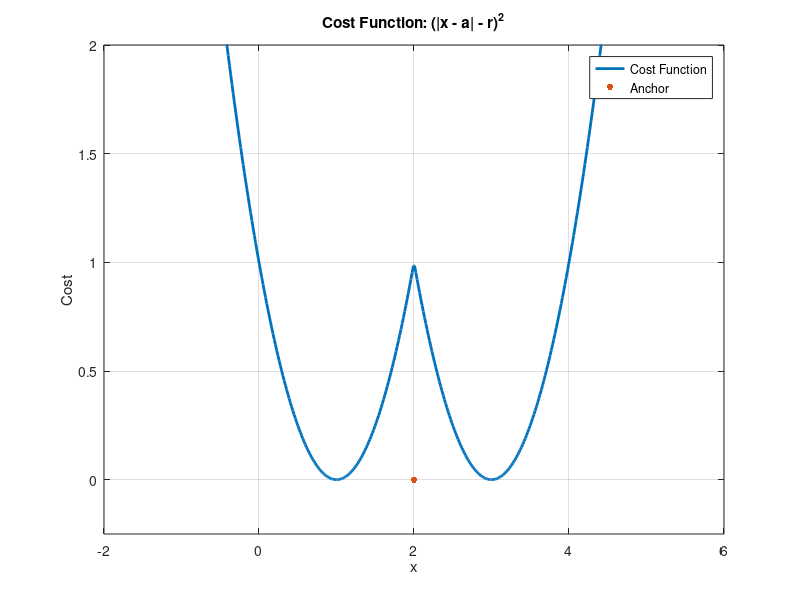
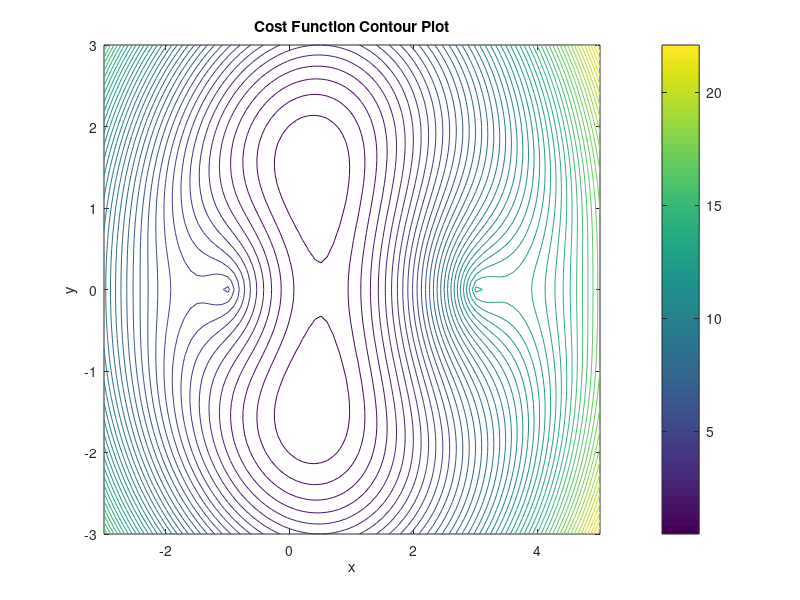
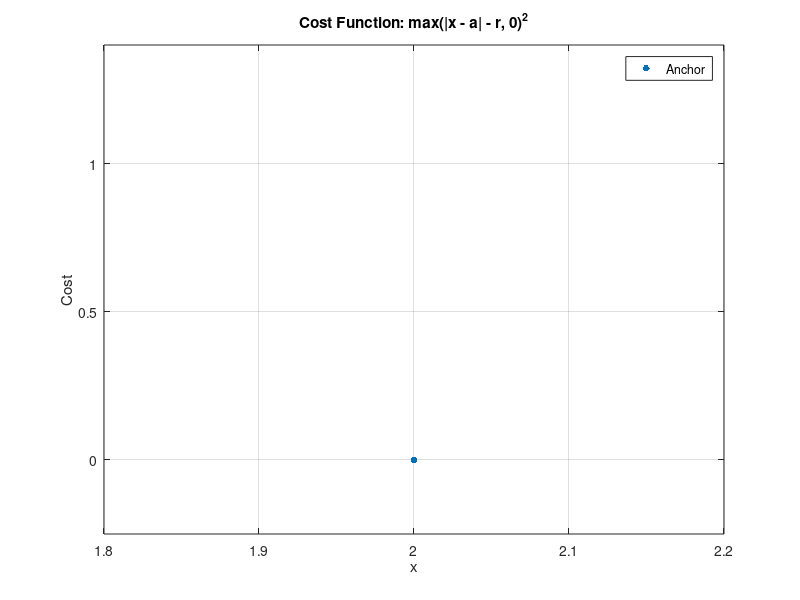
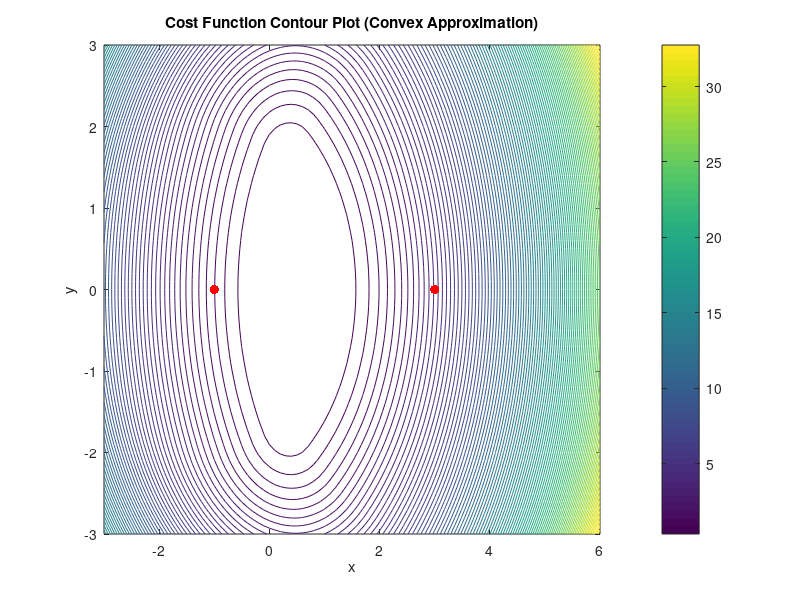

These charts were generated, in order, by the following MATLAB code: (Note: this script raises an error after producing the figures.)
% %   OPTIMIZATION AND ALGORITHMS 2023/2024
%  
% %   INSTITUTO SUPERIOR TÉCNICO MEEC
% 
% %   Author: João Castelo Branco, Mike, Rodas e Bernas
% 
% %   This file contains the Matlab resolution of Tasks 1-16 of the course's
% %   project.

%% Task1 
clear;
close all;
clc;

% Define the anchor location and measured range
a = 2;
r = 1;

% Define a range of x values for plotting
x = linspace(-2, 6, 500);  

% Calculate the cost function: (|x - a| - r)^2
cost = (abs(x - a) - r).^2;

% Plot the cost function
plot(x, cost, 'LineWidth',2,'DisplayName', 'Cost Function');
hold;
plot(2, 0, '.', 'MarkerSize', 15, 'DisplayName', 'Anchor'); % Display an Anchor
set(gca, 'YLim', [-0.25, 2]); % Set Limits on Y Axis
xlabel('x');
ylabel('Cost');
title('Cost Function: (|x - a| - r)^2');
grid on;
legend('Location', 'Best'); % Add Legend
saveas(gcf,"Task1.png");


% Comment: The cost function ( |x - a| - r )^2 indicates inconsistency
% between predicted and measured ranges for a target's position estimation.
% With symmetry around a = 2, it exhibits multiple minima (x=1 and x=3), implying ambiguity
% in localizing the target. The cost sharply increases away from these minima,
% emphasizing sensitivity to position deviations. The target may be in one
% of those positions.



%% Task2
clear;
close all;
clc;

% Define anchor locations and range measurements
a1 = [-1, 0];
a2 = [3, 0];
r1 = 2;
r2 = 3;

% Define a grid of x and y values for contour plot
x = -3:0.1:5;
y = -3:0.1:3;
[X, Y] = meshgrid(x, y);

% Initialize the cost function matrix
cost = zeros(size(X));

% Calculate the cost function for each point in the grid
for i = 1:numel(X)
    x_current = [X(i), Y(i)]; % Current (x, y) position
    cost(i) = ((norm(x_current - a1) - r1)^2) + ((norm(x_current - a2) - r2)^2);
end

% Create a contour plot of the cost function
figure;
c = contour(X, Y, cost, 50); % Adjust the number of contour lines as needed
%surf(X,Y,cost)
hold;
%plot(a1(1), a1(2), 'r.', 'MarkerSize', 20); % Display an Anchor
%plot(a2(1), a2(2), 'r.', 'MarkerSize', 20); % Display an Anchor
xlabel('x');
ylabel('y');
title('Cost Function Contour Plot');
colorbar;
saveas(gcf,"Task2.png");

% Minimizer Uniqueness: 
% The minimizer for this problem is not unique because there are two intersection 
% points in the 2D plane, resulting in two potential target positions. 
% This non-uniqueness arises from the inherent geometric nature of intersecting circles.
% 
% Choosing Anchors for a Unique Minimizer: 
% To achieve a cost function with a 
% single global minimizer (excluding "degenerate" configurations), you would 
% need a minimum of three non-collinear anchor points. With three such anchors 
% and their respective range measurements, you can uniquely determine the 
% target's position using trilateration, as it involves solving a system of 
% equations with three unknowns (x, y, and potentially z in 3D) and three 
% equations derived from the range measurements. This provides a unique 
% solution and eliminates the ambiguity present in the two-anchor scenario.




%% Task3a - Repetition of task 1 with convex approximation
clear;
close all;
clc;

% Define the anchor location and measured range
a = 2;
r = 1;

% Define a range of x values for plotting
x = linspace(0, 4, 500);

% Calculate the cost function using the convex approximation
cost = max(abs(x - a) - r, 0).^2;

% Plot the cost function
plot(x, cost, 'LineWidth',2,'DisplayName', 'Cost Function');
hold;
plot(a, 0, '.', 'MarkerSize', 15, 'DisplayName', 'Anchor'); % Display an Anchor
set(gca, 'YLim', [-0.25, 1.4]); % Set Limits on Y Axis
xlabel('x');
ylabel('Cost');
title('Cost Function: max(|x - a| - r, 0)^2');
grid on;
legend('Location', 'Best'); % Add Legend
saveas(gcf,"Task3a.png");



%% Task3b - Repetition of task 2 with convex approximation
clear;
close all;
clc;

% Define anchor locations and range measurements
a1 = [-1, 0];
a2 = [3, 0];
r1 = 2;
r2 = 3;

% Define a grid of x and y values for contour plot
x = -3:0.1:6;
y = -3:0.1:3;
[X, Y] = meshgrid(x, y);

% Initialize the cost function matrix
cost = zeros(size(X));

% Calculate the cost function using the convex approximation
for i = 1:numel(X)
    x_current = [X(i), Y(i)]; % Current (x, y) position
    cost(i) = max(norm(x_current - a1) - r1, 0)^2 + max(norm(x_current - a2) - r2, 0)^2;
end

% Create a contour plot of the cost function
figure;
contour(X, Y, cost, 100); % Adjust the number of contour lines as needed
hold;
plot(a1(1), a1(2), 'r.', 'MarkerSize', 20); % Display an Anchor
plot(a2(1), a2(2), 'r.', 'MarkerSize', 20); % Display an Anchor
xlabel('x');
ylabel('y');
title('Cost Function Contour Plot (Convex Approximation)');
colorbar;
saveas(gcf,"Task3b.png");

%Cost function
figure;
surf(X, Y, cost);
xlabel('x');
ylabel('y');
zlabel('Cost');
title('Cost Function 3D Plot');


% In both tasks 3a and 3b, applying convex approximations to the cost functions 
% did not reduce the ambiguity in solutions; it may have even increased it. 
% The inherent problem of multiple potential solutions in localization scenarios
% with intersecting circles persisted, highlighting that convex relaxations 
% may not eliminate ambiguity.



%% Task 4a 
clear;
close all;
clc;

%cvx_quiet(true); % Suppress CVX output

% Define the anchor location and measured range
a = 2;
r = 1;

x = linspace(0, 4, 500);
cost = max(abs(x - a) - r, 0).^2;

% Create CVX variable
cvx_begin quiet
    variable xs(1)
    
    % Define the cost function using the convex approximation
    minimize (square_pos(norm(xs - a) - r))
cvx_end

% Display the results
disp('CVX Solution:');
disp(['Target Position: x = ' num2str(xs) ' ']);

plot(x, cost, 'LineWidth',2,'DisplayName', 'Cost Function');
hold;
plot(xs, 0, '.', 'MarkerSize', 15, 'DisplayName', 'CVX Solution'); % Display an Anchor
set(gca, 'YLim', [-0.25, 2]); % Set Limits on Y Axis
xlabel('x');
ylabel('Cost');
title('Cost Function: (|x - a| - r)^2 Convex Aproximation');
grid on;
legend('Location', 'Best'); % Add Legend
saveas(gcf,"Task4a.png");




%% Task 4b - Solve the 2D localization problem in CVX with convex approximation
clear;
close all;
clc;

% Define anchor locations and range measurements
a1 = [-1, 0];
a2 = [3, 0];
r1 = 2;
r2 = 3;

% Define a grid of x and y values for contour plot
x = -3:0.1:6;
y = -3:0.1:3;
[X, Y] = meshgrid(x, y);

% Initialize the cost function matrix
cost = zeros(size(X));

% Calculate the cost function using the convex approximation
for i = 1:numel(X)
    x_current = [X(i), Y(i)]; % Current (x, y) position
    cost(i) = max(norm(x_current - a1) - r1, 0)^2 + max(norm(x_current - a2) - r2, 0)^2;
end

% Create CVX variables for the target's 2D position
cvx_begin quiet
    variable xs(2)
    
    % Define the cost function using the convex approximation
    minimize (square_pos(norm(xs - a1') - r1) + square_pos(norm(xs - a2') - r2))
cvx_end

% Display the results
disp('CVX Solution:');
disp(['Target Position (x, y): (' num2str(x(1)) ', ' num2str(x(2)) ')']);

% Create a contour plot of the cost function
figure;
contour(X, Y, cost, 100); % Adjust the number of contour lines as needed
hold;
plot(xs(1), xs(2), 'r.', 'MarkerSize', 20); % Display an Anchor
xlabel('x');
ylabel('y');
title('Cost Function Contour Plot (Convex Approximation)');
colorbar;
saveas(gcf,"Task4b.png");


% In the context of localization problems, it's important to note that applying 
% the convex approximation, as demonstrated in Task 4, indeed imparts convexity 
% to the optimization problems. This feature eliminates the need to provide an 
% initial estimate of the solution, as CVX can effectively handle convex 
% optimization tasks.
% 
% However, a critical observation emerges: the use of convex approximation, 
% while ensuring convexity, may increase the inherent ambiguity of the solution 
%     in localization problems. As a result, the optimization process may yield 
%     ambiguous or incorrect results, as seen in Task 4a and 4b.
% 
% In summary, the convex approximation, although suitable for convex 
% optimization, may not fully resolve the fundamental issue of ambiguity in 
% localization problems. Localization problems, by their nature, can still 
% exhibit multiple potential solutions, leading to incorrect outcomes even 
% when convex optimization tools like CVX are employed. Therefore, for 
% localization tasks with inherent ambiguity, it remains essential to consider 
% specialized non-convex optimization techniques and provide initial estimates 
% to guide the optimization process towards accurate solutions.


%% Task 5

% Exercício teórico: resolver em papel? Como introduzir no relatório?
% 
% Nota: Foi resolvido nas aulas teóricas e a solução está antes da task 6...



%% Task 6

% Exercício teórico

% Incorporating angular information into localization problems offers a 
% powerful means to disambiguate solutions. While relaxing the range terms in
% the cost function provides convexity, it can increase the ambiguity of the 
% solution. However, by adding angular information through distinct directions 
% (uk), we can significantly enhance the problem's clarity.
% 
% If all directions (uk) are distinct, the minimum number required to ensure 
% a unique solution, regardless of the range terms, is two. In a 2D localization 
% problem, having two unique directions allows us to determine both the 
% position and orientation of the target uniquely. This is achieved by 
% removing angular ambiguity, as the two directions provide orthogonal 
% reference frames.
% 
% Importantly, to guarantee a unique solution, it is essential that the 
% angular direction of the target relative to each of these two possible 
% anchors is not the same. In other words, the three vectors (directions 
% from the target to the two anchors and their relative positions) should 
% not be collinear. This condition ensures that the angular information 
% provided by the distinct directions is non-redundant and contributes to 
% the unequivocal determination of the target's position and orientation.


%% Task 7a
% Scenario (i) - Single Anchor
clear;
close all;
clc;

% Define anchor location and angle in polar coordinates (40 degrees)
a = [-1, 0];
u_angle = deg2rad(40); % Angle in radians

% Create a grid of x and y values for the contour plot
x = -3:0.1:2;
y = -2:0.1:2;
[X, Y] = meshgrid(x, y);

% Initialize the cost function matrix
cost = zeros(size(X));

direction = [cos(u_angle), sin(u_angle)]; % Convert polar angle to direction vector

% Calculate the cost function for each point in the grid
for i = 1:numel(X)
    x_current = [X(i), Y(i)]; % Current (x, y) position
    cost(i) = norm((eye(2) - direction' * direction) * (x_current - a)')^2;
end

% Create a contour plot of the cost function
figure;
contour(X, Y, cost, 100); % Adjust the number of contour lines as needed
%surf(X,Y,cost)
xlabel('x');
ylabel('y');
title('Angular Cost Function Contour Plot - u = 40º');
colorbar;

% Add marker for anchor position
hold on;
quiver(a(1), a(2), direction(1), direction(2), 'b', 'LineWidth', 1, 'MaxHeadSize', 0.5);
plot(a(1), a(2), 'r.', 'MarkerSize', 15);
hold off;

saveas(gcf,"Task7a.png");


%% 7b

% Scenario (ii) - Two Anchors
clear;
close all;
clc;

% Define anchor locations and angles in polar coordinates (40 degrees and 140 degrees)
a1 = [-1, 0];
a2 = [3, 0];
u1_angle = deg2rad(40); % Angle in radians
u2_angle = deg2rad(140); % Angle in radians

% Create a grid of x and y values for the contour plot
x = -6:0.1:9;
y = -2:0.1:5;
[X, Y] = meshgrid(x, y);

% Initialize the cost function matrix
cost = zeros(size(X));

direction1 = [cos(u1_angle), sin(u1_angle)]; % Convert polar angle to direction vector for u1
direction2 = [cos(u2_angle), sin(u2_angle)]; % Convert polar angle to direction vector for u2

% Calculate the cost function for each point in the grid
for i = 1:numel(X)
    x_current = [X(i), Y(i)]; % Current (x, y) position
    cost1 = norm((eye(2) - direction1' * direction1) * (x_current - a1)')^2;
    cost2 = norm((eye(2) - direction2' * direction2) * (x_current - a2)')^2;
    cost(i) = cost1 + cost2;
end

% Create a contour plot of the cost function
figure;
contour(X, Y, cost, 100); % Adjust the number of contour lines as needed
%surf(X,Y,cost);
xlabel('x');
ylabel('y');
title('Angular Cost Function Contour Plot - u1 = 40º and u2 = 140º');
set(gca, 'YLim', [-2, 5]); % Set Limits on Y Axis
colorbar;

% Add markers for anchor positions
hold on;
quiver(a1(1), a1(2), direction1(1), direction1(2), 'b', 'LineWidth', 1, 'MaxHeadSize', 0.5);
quiver(a2(1), a2(2), direction2(1), direction2(2), 'b', 'LineWidth', 1, 'MaxHeadSize', 0.5);
plot(a1(1), a1(2), 'r.', 'MarkerSize', 15);
plot(a2(1), a2(2), 'r.', 'MarkerSize', 15);
hold off;

saveas(gcf,"Task7b.png");


%% Task 8

clear;
close all;
clc;

% Define anchor locations and range measurements
a1 = [-1, 0];
a2 = [3, 0];
r1 = 2;
r2 = 3;

% Create CVX variables for the target's 2D position
cvx_begin quiet
    variable x(2)
    
    % Define the cost function using the convex approximation with angular terms
    term1 = square_pos(norm(x - a1') - r1);
    term2 = square_pos(norm(x - a2') - r2);
    angular_term1 = norm((eye(2) - [cosd(40); sind(40)]*[cosd(40) sind(40)])*(x - a1'));
    angular_term2 = norm((eye(2) - [cosd(140); sind(140)]*[cosd(140) sind(140)])*(x - a2'));
    
    minimize (term1 + term2 + angular_term1 + angular_term2)
cvx_end

% Display the results
disp('CVX Solution:');
disp(['Target Position (x, y): (' num2str(x(1)) ', ' num2str(x(2)) ')']);


% In comparing the outcomes of Task 4b and its angular version, it becomes 
% evident that the inclusion of angular measurements significantly reduces 
% ambiguity in the localization problem. In the initial version, without angular 
% information, the solution exhibited notable ambiguity, yielding 
% 'Target Position (x, y): (0.50991, 0).' This result indicated the challenges 
% posed by the inherent ambiguity in range-based localization.
% 
% However, in the angular version with angular measurements at 40° and 140°, 
% the ambiguity is notably diminished. The solution obtained was 
% 'Target Position (x, y): (0.90929, 1.6021),' which aligns more closely 
% with our expectations and reflects a more reasonable estimate of the 
% target's position. This underscores the value of incorporating angular data 
% into localization problems to enhance the accuracy and reliability of the 
% solutions obtained



%% Task 9 and 10 - Trajectory Estimation with Motion

close all;
clear;
clc;

figure;
xlim([-21, 21]);
ylim([-21, 21]);
grid on;
hold on;
xlabel('X (meters)');
ylabel('Y (meters)');
title('Generated 2D Trajectory with Anchors');

%%%%%%%%%%%%%%%%%%%%%%%%%%%%%%%%%%%%%%%%%%%%%%%%%%%%%%%%%%%%%%%%%%%%%%%%%%%
% Define the bounding box and scaling factors
x_min = -20;
x_max = 20;
y_min = -20;
y_max = 20;


%%%%%%%%%%%%%%%%%%%%%%%%%%%%%%%%%%%%%%%%%%%%%%%%%%%%%%%%%%%%%%%%%%%%%%%%%%%
% Generate the bounding box vertices
box_vertices = [x_min, y_min; x_min, y_max; x_max, y_min; x_max, y_max];

%%%%%%%%%%%%%%%%%%%%%%%%%%%%%%%%%%%%%%%%%%%%%%%%%%%%%%%%%%%%%%%%%%%%%%%%%%%
% Place static anchors near the box vertices (adjust positions as needed)
anchors = box_vertices - 1 + 2*rand(4, 2);
plot(anchors(:, 1), anchors(:, 2), 'bo', 'MarkerSize', 7, 'MarkerFaceColor', 'b');

% Plot the actual bounding box
rectangle('Position', [x_min, y_min, x_max - x_min, y_max - y_min], 'LineWidth', 0.5);

%%%%%%%%%%%%%%%%%%%%%%%%%%%%%%%%%%%%%%%%%%%%%%%%%%%%%%%%%%%%%%%%%%%%%%%%%%%
% Defining trajectory mandatory points

disp(' ')
disp('Use the mouse to input via points for the reference trajectory.');
disp('Press --button 3-- to end the input.');
disp(' ');
button = 1;
k = 1;


while button == 1
    [x(k), y(k), button] = ginput(1);
    
    % Ensure points stay within the bounding box
    x(k) = max(min(x(k), x_max), x_min);
    y(k) = max(min(y(k), y_max), y_min);
    
    plot(x(k), y(k), 'r+', 'Linewidth', 2);
    k = k + 1;
end

drawnow;
disp(' ')
disp(['There are ', num2str(k-1), ' points to interpolate from.'])

%%%%%%%%%%%%%%%%%%%%%%%%%%%%%%%%%%%%%%%%%%%%%%%%%%%%%%%%%%%%%%%%%%%%%%%%%%%
% Trajectory generation using cubic splines

npt = length(x);        % number of via points, including initial and final
nvia = 0:1:npt-1;

csinterp_x = csapi(nvia, x);
csinterp_y = csapi(nvia, y);

T = 75; %number of samples
time = linspace(0, npt-1, T); 
xx = fnval(csinterp_x, time);
yy = fnval(csinterp_y, time);

% Plot the generated trajectory ('real one')
plot(xx, yy, 'ro-');

% Simulate target motion and record measurements
sample_rate = 2; % Hz
dt = 1 / sample_rate;
trajectory = [xx; yy];

% Initialize arrays to store measurements
ranges = zeros(T, 4); % Four anchors
angles = zeros(T, 4); % Four anchors
velocities = zeros(2, T);

for t = 1:T
    % Simulate target motion
    if t == 1
        delta_position = trajectory(:, t+1) - trajectory(:, t); %initial speed
        velocity = (delta_position) / dt; 
    elseif t == T 
        delta_position = trajectory(:, t-1) - trajectory(:, t); %final speed
        velocity = (delta_position) / dt;  
    else
        % Compute velocity from consecutive positions
        delta_position = trajectory(:, t+1) - trajectory(:, t-1); %formula 3 do enunciado
        velocity = (delta_position) / (2*dt);
    end
    
    velocities(:, t) = 0.8*velocity; %Set of velocity vectors (0.8 introduces an inconsistency)
    
    % Compute range and angle measurements for each anchor
    for anchor_idx = 1:4
        anchor_position = anchors(anchor_idx, :);
        target_position = trajectory(:, t)';
        delta = target_position - anchor_position;
        range = norm(delta);
        angle = atan2(delta(2), delta(1));
        
        ranges(t, anchor_idx) = range;
        angles(t, anchor_idx) = rad2deg(angle); %save angle in degrees
    end
end

% We saved ranges, angles and velocities

%%%%%%%%%%%%%%%%%%%%%%%%%%%%%%%%%%%%%%%%%%%%%%%%%%%%%%%%%%%%%%%%%%%%%%%%%%%
% Define optimization variables and find optimal trajectory for obtained
% measurements


mu = 100; % Value of mu


cvx_begin quiet
    variable x(2, T)
    
    % Define the cost function
    cost = 0;
    for t = 1:T
        
        %Range measurements part
        for anchor_idx = 1:4
            anchor_position = anchors(anchor_idx, :);
            delta = x(:, t) - anchor_position';
            range = norm(delta);
            cost = cost + square_pos(range - ranges(t, anchor_idx));
        end
        
        %Velocities part
        if t == T
            veloc = (x(:, t-1) - x(:, t))/dt;
        elseif t == 1
            veloc = (x(:, t+1) - x(:, t))/dt;
        else
            veloc = (x(:, t+1) - x(:, t-1))/(2*dt);
        end
            
        cost = cost + mu * square_pos(norm(veloc - velocities(:, t)));
    end
    
    minimize(cost)  
cvx_end

%%%%%%%%%%%%%%%%%%%%%%%%%%%%%%%%%%%%%%%%%%%%%%%%%%%%%%%%%%%%%%%%%%%%%%%%%%%
% Plot the optimizated trajectory 
for t = 1:T
    plot(x(1, t), x(2, t), 'bx');
end


% Task 10 conclusion
%
% The objective of Task 10 is to investigate the influence of the parameter μ 
% on the trajectory estimation problem. By varying the value of μ, we can observe 
% how the optimization process balances the significance of the velocity 
% measurements against the range measurements. This allows us to evaluate 
% the trade-off between these two sources of information in the trajectory 
% estimation process.
% 
% When we set μ to a very small value, such as μ = 0.01, the optimization 
% trajectory closely aligns with the trajectory defined by interpolation. 
% In this scenario, the term in the cost function associated with velocity 
% measurements has a relatively low impact. Essentially, it suggests that 
% adhering to velocity constraints is not a critical aspect of the optimization. 
% Consequently, the solution predominantly adheres to the range measurements 
% in the cost function.
% 
% Conversely, when μ is set to a significantly larger value, such as μ = 100, 
% the optimization trajectory appears to be smaller in scale compared to the 
% interpolation-based trajectory. This effect arises from the heightened 
% importance of the term associated with velocity measurements in the cost 
% function. The requirement to satisfy velocity constraints takes precedence 
% over the range constraints in this case.
% 
% In summary, the parameter μ plays a pivotal role in determining the relative 
% significance of velocity measurements in the cost function. A larger μ value 
% places greater importance on velocity requirements, potentially leading to 
% solutions that exhibit inconsistencies with the trajectory derived from range 
% measurements. The choice of μ thus provides a means to fine-tune the balance 
% between the impact of range and velocity measurements in the trajectory 
% estimation process.



%% Task 11
close all;
clear;
clc;

figure(1);
xlim([-21, 21]);
ylim([-21, 21]);
grid on;
hold on;
xlabel('X (meters)');
ylabel('Y (meters)');
title('Generated 2D Trajectory with Anchors');

%Bounding box
x_min = -20;
x_max = 20;
y_min = -20;
y_max = 20;
box_vertices = [x_min, y_min; x_min, y_max; x_max, y_min; x_max, y_max];

%Anchors
anchors = box_vertices - 1 + 2*rand(4, 2);
plot(anchors(:, 1), anchors(:, 2), 'bo', 'MarkerSize', 7, 'MarkerFaceColor', 'b');

% Plot the actual bounding box and defining trajectory mandatory points
rectangle('Position', [x_min, y_min, x_max - x_min, y_max - y_min], 'LineWidth', 0.5);
disp(' ')
disp('Use the mouse to input via points for the reference trajectory.');
disp('Press --button 3-- to end the input.');
disp(' ');
button = 1;
k = 1;

while button == 1
    [x(k), y(k), button] = ginput(1);
    
    % Ensure points stay within the bounding box
    x(k) = max(min(x(k), x_max), x_min);
    y(k) = max(min(y(k), y_max), y_min);
    
    plot(x(k), y(k), 'r+', 'Linewidth', 2);
    k = k + 1;
end

drawnow;
disp(' ')
disp(['There are ', num2str(k-1), ' points to interpolate from.'])

%%%%%%%%%%%%%%%%%%%%%%%%%%%%%%%%%%%%%%%%%%%%%%%%%%%%%%%%%%%%%%%%%%%%%%%%%%%
% Trajectory generation using cubic splines

npt = length(x);        % number of via points, including initial and final
nvia = 0:1:npt-1;

csinterp_x = csapi(nvia, x);
csinterp_y = csapi(nvia, y);

T = 75; %number of samples
time = linspace(0, npt-1, T); 
xx = fnval(csinterp_x, time);
yy = fnval(csinterp_y, time);

% Plot the generated trajectory ('real one')
plot(xx, yy, 'ro-');

% Simulate target motion and record measurements
sample_rate = 2; % Hz
dt = 1 / sample_rate;
trajectory = [xx; yy];

% Initialize arrays to store measurements
ranges = zeros(T, 4); % Four anchors
angles = zeros(T, 4); % Four anchors
velocities = zeros(2, T);

for t = 1:T
    % Simulate target motion
    if t == 1
        delta_position = trajectory(:, t+1) - trajectory(:, t); %initial speed
        velocity = (delta_position) / dt; 
    elseif t == T 
        delta_position = trajectory(:, t-1) - trajectory(:, t); %final speed
        velocity = (delta_position) / dt;  
    else
        % Compute velocity from consecutive positions
        delta_position = trajectory(:, t+1) - trajectory(:, t-1); %formula 3 do enunciado
        velocity = (delta_position) / (2*dt);
    end
    
    velocities(:, t) = 0.8*velocity; %Set of velocity vectors (0.8 introduces an inconsistency)
    
    % Compute range and angle measurements for each anchor
    for anchor_idx = 1:4
        anchor_position = anchors(anchor_idx, :);
        target_position = trajectory(:, t)';
        delta = target_position - anchor_position;
        range = norm(delta);
        angle = atan2(delta(2), delta(1));
        
        ranges(t, anchor_idx) = range;
        angles(t, anchor_idx) = rad2deg(angle); %save angle in degrees
    end
end

% We saved ranges, angles and velocities from the 'real trajectory'



%%%%%%%%%%%%%%%%%%%%%%%%%%%%%%%%%%%%%%%%%%%%%%%%%%%%%%%%%%%%%%%%%%%%%%%%%%%
% Define optimization variables and find optimal trajectory for obtained
% measurements and determine range and velocity error calculation

values = [0.01, 0.05, 0.1, 0.5, 1, 5, 10, 50, 100, 1000]; % Value of mu

RE = zeros(1, length(values));
VE = zeros(1, length(values));

for k = 1:length(values)
    mu = values(k);
    
   
    cvx_begin quiet
        variable x(2, T)

        % Define the cost function
        cost = 0;
        for t = 1:T

            %Range measurements part
            for anchor_idx = 1:4
                anchor_position = anchors(anchor_idx, :);
                delta = x(:, t) - anchor_position';
                range = norm(delta);
                cost = cost + square_pos(range - ranges(t, anchor_idx));
            end

            %Velocities part
            if t == T
                veloc = (x(:, t-1) - x(:, t))/dt;
            elseif t == 1
                veloc = (x(:, t+1) - x(:, t))/dt;
            else
                veloc = (x(:, t+1) - x(:, t-1))/(2*dt);
            end

            cost = cost + mu * square_pos(norm(veloc - velocities(:, t)));
        end

        minimize(cost)  
    cvx_end

    %%%%%%%%%%%%%%%%%%%%%%%%%%%%%%%%%%%%%%%%%%%%%%%%%%%%%%%%%%%%%%%%%%%%%%%%%%%
    % Plot the optimizated trajectory 
    figure(k+1);
    xlim([-21, 21]);
    ylim([-21, 21]);
    grid on;
    hold on;
    xlabel('X (meters)');
    ylabel('Y (meters)');
    title(['Optimization 2D Trajectory for \mu = ', num2str(mu)]);
    plot(anchors(:, 1), anchors(:, 2), 'bo', 'MarkerSize', 7, 'MarkerFaceColor', 'b');
    rectangle('Position', [x_min, y_min, x_max - x_min, y_max - y_min], 'LineWidth', 0.5);
    plot(xx, yy, 'ro-'); %Real Trajectory
    
    for t = 1:T
        plot(x(1, t), x(2, t), 'bx'); %Optimization trajectory
    end

    for i=1:T 
        for anchor_idx = 1:4
            anchor_position = anchors(anchor_idx, :);
            delta = x(:, t) - anchor_position';
            range = norm(delta);
            RE(1, k) = RE(1, k) + (abs((range - ranges(t, anchor_idx))))^2;
        end

        if t == T
            veloc = (x(:, t-1) - x(:, t))/dt;
        elseif t == 1
            veloc = (x(:, t+1) - x(:, t))/dt;
        else
            veloc = (x(:, t+1) - x(:, t-1))/(2*dt);
        end

        VE(1, k) = (norm(veloc - velocities(:, t)))^2;

    end
end

% Plot the Range Error (RE) vs Velocity Error (VE)
figure;
semilogx(RE, VE, 'ro-');
title('2D plot for RE(\mu) vs VE(\mu)');
xlabel('Range Error (RE)');
ylabel('Velocity Error (VE)');
grid on
axis tight


%Conclusion

% In Task 11, we extended our exploration of trajectory estimation with motion, 
% focusing on the influence of the regularization parameter μ on the quality 
% of our optimization results. Our primary objective was to investigate how the
% choice of μ affects the trade-off between Range Error (RE) and Velocity Error 
% (VE) within the context of trajectory optimization.
% 
% We initially generated a reference trajectory and introduced inconsistencies 
% by scaling down velocity measurements. This deliberate incongruity allowed 
% us to assess how different values of μ affect the optimization results. 
% Through a series of optimization processes for distinct μ values, we observed 
% that the resulting 2D plot of RE (x-axis) vs VE (y-axis) exhibits a distinct 
% hyperbolic shape.
% 
% 
% This plot's characteristics are insightful:
% 
% Inverse Relationship with μ: As μ increases, the Velocity Error (VE) tends to decrease 
% while the Range Error (RE) simultaneously increases. Conversely, smaller μ 
% values lead to higher VE and lower RE. This relationship signifies that the 
% choice of μ strongly influences the optimization results.
% 
% Trade-off between Error Types: The hyperbolic shape indicates a clear trade-off 
% between VE and RE. When optimizing with greater μ, the optimization process 
% places greater emphasis on satisfying the velocity constraints, 
% consequently yielding lower VE but higher RE. Conversely, smaller μ values 
% prioritize the range measurements, yielding lower RE but higher VE.
% 
% This observation aligns with our previous findings in Task 10, where we found 
% that smaller μ values make the velocity requirements less critical, while 
% larger μ values prioritize velocity constraints over range constraints.

%Note: Proving RE vs VE is decreasing is in a pdf file in GitHub


%% Task 12

close all;
clear;
clc;

figure;
xlim([-21, 21]);
ylim([-21, 21]);
grid on;
hold on;
xlabel('X (meters)');
ylabel('Y (meters)');
title('Generated 2D Trajectory with Anchors');

%%%%%%%%%%%%%%%%%%%%%%%%%%%%%%%%%%%%%%%%%%%%%%%%%%%%%%%%%%%%%%%%%%%%%%%%%%%
% Define the bounding box and scaling factors
x_min = -20;
x_max = 20;
y_min = -20;
y_max = 20;


%%%%%%%%%%%%%%%%%%%%%%%%%%%%%%%%%%%%%%%%%%%%%%%%%%%%%%%%%%%%%%%%%%%%%%%%%%%
% Generate the bounding box vertices
box_vertices = [x_min, y_min; x_min, y_max; x_max, y_min; x_max, y_max];

%%%%%%%%%%%%%%%%%%%%%%%%%%%%%%%%%%%%%%%%%%%%%%%%%%%%%%%%%%%%%%%%%%%%%%%%%%%
% Place static anchors near the box vertices (adjust positions as needed)
anchors = box_vertices - 1 + 2*rand(4, 2);
plot(anchors(:, 1), anchors(:, 2), 'bo', 'MarkerSize', 7, 'MarkerFaceColor', 'b');

% Plot the actual bounding box
rectangle('Position', [x_min, y_min, x_max - x_min, y_max - y_min], 'LineWidth', 0.5);

%%%%%%%%%%%%%%%%%%%%%%%%%%%%%%%%%%%%%%%%%%%%%%%%%%%%%%%%%%%%%%%%%%%%%%%%%%%
% Defining trajectory mandatory points

disp(' ')
disp('Use the mouse to input via points for the reference trajectory.');
disp('Press --button 3-- to end the input.');
disp(' ');
button = 1;
k = 1;


while button == 1
    [x(k), y(k), button] = ginput(1);
    
    % Ensure points stay within the bounding box
    x(k) = max(min(x(k), x_max), x_min);
    y(k) = max(min(y(k), y_max), y_min);
    
    plot(x(k), y(k), 'r+', 'Linewidth', 2);
    k = k + 1;
end

drawnow;
disp(' ')
disp(['There are ', num2str(k-1), ' points to interpolate from.'])

%%%%%%%%%%%%%%%%%%%%%%%%%%%%%%%%%%%%%%%%%%%%%%%%%%%%%%%%%%%%%%%%%%%%%%%%%%%
% Trajectory generation using cubic splines

npt = length(x);        % number of via points, including initial and final
nvia = 0:1:npt-1;

csinterp_x = csapi(nvia, x);
csinterp_y = csapi(nvia, y);

T = 75; %number of samples
time = linspace(0, npt-1, T); 
xx = fnval(csinterp_x, time);
yy = fnval(csinterp_y, time);

% Plot the generated trajectory ('real one')
plot(xx, yy, 'ro-');

% Simulate target motion and record measurements
sample_rate = 2; % Hz
dt = 1 / sample_rate;
trajectory = [xx; yy];

% Initialize arrays to store measurements
ranges = zeros(T, 4); % Four anchors
angles = zeros(T, 4); % Four anchors
velocities = zeros(2, T);

for t = 1:T
    % Simulate target motion
    if t == 1
        delta_position = trajectory(:, t+1) - trajectory(:, t); %initial speed
        velocity = (delta_position) / dt; 
    elseif t == T 
        delta_position = trajectory(:, t-1) - trajectory(:, t); %final speed
        velocity = (delta_position) / dt;  
    else
        % Compute velocity from consecutive positions
        delta_position = trajectory(:, t+1) - trajectory(:, t-1); %formula 3 do enunciado
        velocity = (delta_position) / (2*dt);
    end
    
    velocities(:, t) = 1*velocity; %Set of velocity vectors (0.8 introduces an inconsistency)
    
    % Compute range and angle measurements for each anchor
    for anchor_idx = 1:4
        anchor_position = anchors(anchor_idx, :);
        target_position = trajectory(:, t)';
        delta = target_position - anchor_position;
        range = norm(delta);
        angle = atan2(delta(2), delta(1));
        
        ranges(t, anchor_idx) = range;
        angles(t, anchor_idx) = rad2deg(angle); %save angle in degrees
    end
end

%%%%%%%%%%%%%%%%%%%%%%%%%%%%%%%%%%%%%%%%%%%%%%%%%%%%%%%%%%%%%%%%%%%%%%%%%%%
% Add Gaussian white noise to range and velocity measurements
std_dev_range = 0.1; % Standard deviation for range measurements (0.1m)
std_dev_velocity = 0.1 / sqrt(2); % Standard deviation for velocity measurements (0.1/√2 m/s)

noisy_ranges = ranges + std_dev_range * randn(T, 4);
noisy_velocities = velocities + std_dev_velocity * randn(2, T);


%%%%%%%%%%%%%%%%%%%%%%%%%%%%%%%%%%%%%%%%%%%%%%%%%%%%%%%%%%%%%%%%%%%%%%%%%%%
% Define optimization variables and find optimal trajectory for obtained
% measurements


mu = 0; % Value of mu. We gonna test it for mu=0 and mu=1

while mu < 2
    cvx_begin quiet
        variable x(2, T)

        % Define the cost function
        cost = 0;
        for t = 1:T

            %Range measurements part
            for anchor_idx = 1:4
                anchor_position = anchors(anchor_idx, :);
                delta = x(:, t) - anchor_position';
                range = norm(delta);
                cost = cost + square_pos(range - noisy_ranges(t, anchor_idx));
            end

            %Velocities part
            if t == T
                veloc = (x(:, t-1) - x(:, t))/dt;
            elseif t == 1
                veloc = (x(:, t+1) - x(:, t))/dt;
            else
                veloc = (x(:, t+1) - x(:, t-1))/(2*dt);
            end

            cost = cost + mu * square_pos(norm(veloc - noisy_velocities(:, t)));
        end

        minimize(cost)  
    cvx_end

    %%%%%%%%%%%%%%%%%%%%%%%%%%%%%%%%%%%%%%%%%%%%%%%%%%%%%%%%%%%%%%%%%%%%%%%%%%%
    % Plot the optimizated trajectory 
    figure;
    xlim([-21, 21]);
    ylim([-21, 21]);
    grid on;
    hold on;
    xlabel('X (meters)');
    ylabel('Y (meters)');
    title(['Optimization 2D Trajectory for \mu = ', num2str(mu)]);
    plot(anchors(:, 1), anchors(:, 2), 'bo', 'MarkerSize', 7, 'MarkerFaceColor', 'b');
    rectangle('Position', [x_min, y_min, x_max - x_min, y_max - y_min], 'LineWidth', 0.5);
    plot(xx, yy, 'ro-'); %Real Trajectory


    for t = 1:T
        plot(x(1, t), x(2, t), 'bx'); %Optimized trajectory
    end
    
    % Compute the global mean navigation error (MNE)
    mean_navigation_error = 0;
    for t = 1:T
        error_at_t = norm(x(:, t) - trajectory(:, t));
        mean_navigation_error = mean_navigation_error + error_at_t;
    end
    mean_navigation_error = (1 / T) * mean_navigation_error;

    % Display the global mean navigation error
    fprintf('\nGlobal Mean Navigation Error (MNE)for u = %.0f: %f\n', mu, mean_navigation_error);

    mu = mu + 1;
end


% % Conclusion
% 
% Global Mean Navigation Error (MNE)for u = 0: 0.091678
% 
% Global Mean Navigation Error (MNE)for u = 1: 0.064157


% Is the error distributed uniformly across the trajectories?
% 
% Indeed, it appears that the error is distributed relatively uniformly across 
% the trajectories. This uniform distribution of error implies that the 
% optimization variables (position and velocity) do not exhibit significant 
% deviations from their real trajectory counterparts. The errors introduced 
% in both range and velocity measurements seem to be distributed consistently
% over the entire trajectory. This behavior is indicative of a well-balanced 
% optimization process.
% 
% Furthermore, when the regularization parameter μ is set to 1, the velocity 
% measurements play a significant role in improving the trajectory accuracy. 
% This inclusion of velocity information allows the optimization to produce 
% a more accurate trajectory. Consequently, the global mean navigation error 
% (MNE) is smaller when μ is equal to 1, indicating a more faithful 
% representation of the real trajectory. This result suggests that 
% incorporating velocity measurements, when available, can lead to better 
% trajectory estimation.
% 
% 
% 
% What happens as you reduce the number of anchors?
% 
% When the number of anchors is reduced, it has the potential to impact the 
% uniform distribution of error across the trajectory. With fewer anchors, 
% there are fewer measurements available for the optimization process. As a 
% result, the errors induced in each measurement can have a more pronounced 
% effect on the trajectory estimation. The smaller number of measurements 
% reduces the ability to "cancel out" or "balance" these errors. This is 
% particularly noticeable in scenarios where the measurements' errors, both 
% in range and velocity, are significant.
% 
% In the context of fewer anchors, the optimization process may encounter 
% greater difficulty in producing a trajectory that closely matches the real 
% trajectory. The decreased redundancy in measurements could result in a trajectory 
% that deviates more from the actual motion of the target. Therefore, 
% in such scenarios, the error distribution across the trajectory may be 
% less uniform compared to cases with a greater number of anchors.
% 
% In conclusion, the uniform distribution of error in trajectory estimation 
% is influenced by factors such as the value of μ and the number of available 
% anchor measurements. Smaller values of μ, especially when incorporating 
% velocity data, tend to lead to more accurate trajectory estimates. 
% Conversely, reducing the number of anchors may disrupt the uniformity 
% of error distribution, potentially causing the trajectory to deviate 
% further from the real motion of the target. These insights emphasize the 
% importance of measurement redundancy and appropriate regularization in 
% improving trajectory estimation accuracy.

















